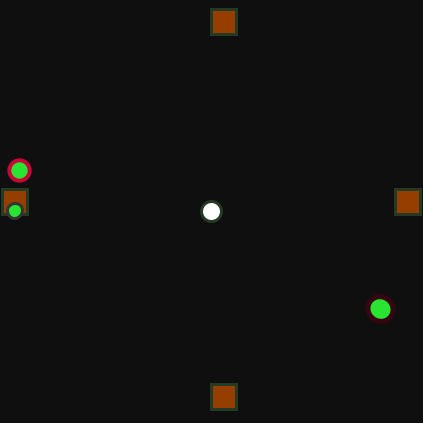
Frame 1 (no input)
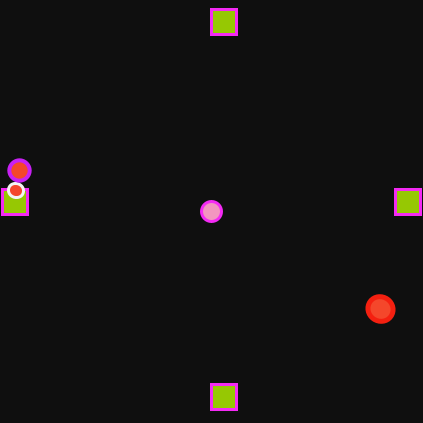
Frame 60 (the mouse pressed at the canvas centre just before this capture)
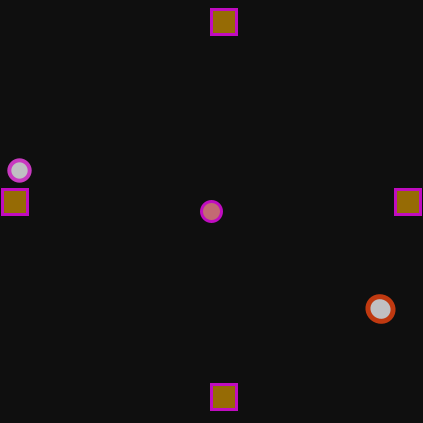
Frame 120 (the mouse held since frame 60 and released just before this capture)

The Processing sketch that drew these frames (run headless with seeded random() and noise(); from frame 60 on, the mouse is pressed at the canvas centre):

// Processing sketch: processing_78488
// ── processing_78488.pde


void setup() {
  size(423, 423);
  background(12, 12, 12, 0);
 
}
void draw() {
   
  background(15, 15, 15, 0);
stroke(abs(255*sin(millis()/1000.0)),random(90.8), abs(255*sin(millis()/1000.0)));
strokeWeight(3);
ellipse(211.5,211.5,20,20);
fill(150,random(240), abs(255*sin(millis()/100000.0)));
  rect( 2, -width/2+400,25,25);
    rect(395 , -width/2+400,25,25);
      rect(211.5 , -width/2+220,25,25);
        rect(211.5, -width/2+595,25,25);
  // ponteiro dos segundos 
  fill(abs(255*sin(millis()/1000.0)),random(240),random(210) );
  pushMatrix();
  translate(width/2, height/2);
  rotate( second() *  2*PI/60 );
  stroke(abs(255*sin(millis()/1000.0)), abs(255*sin(millis()/1000.0)), abs(255*sin(millis()/1000.0)));
  strokeWeight(3);
  //line(0, 0, 0, -width/2 + 15);
  ellipse(0, -width/2 + 15, 15, 15);
  popMatrix();

  // ponteiro dos minutos
  pushMatrix();
  translate(width/2, height/2);
  rotate( minute() * 2*PI/60 );
  stroke(200, abs(255*sin(millis()/10000.0)), abs(255*sin(millis()/1000.0)));
  strokeWeight(4);
 // line(0, 0, 0, -width/2 + 15);
 ellipse( 0, -width/2 + 15,20,20);
  popMatrix();

  // ponteiro das horas
  pushMatrix();
  translate(width/2, height/2);
  rotate( hour() *2*PI/12); 
  stroke(abs(255*sin(millis()/1000.0)), abs(255*sin(millis()/10000.0)), 16);
  strokeWeight(5);
  //line(0, 0, 0, -width/2 + 15);
  ellipse( 0, -width/2 + 15, 25,25);
  popMatrix();
 
}
